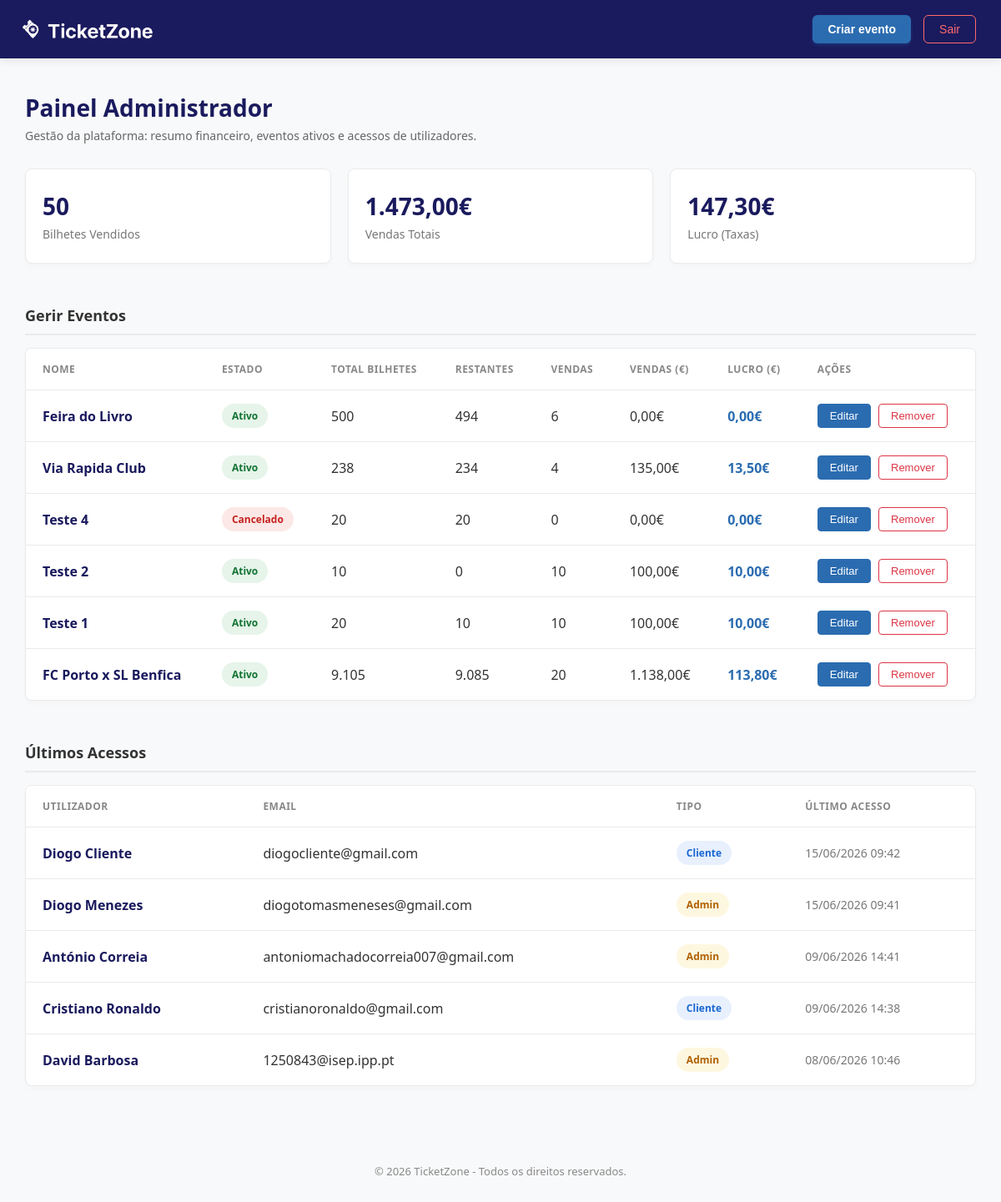
The page /admin.php (signed in) on the database as committed earlier.
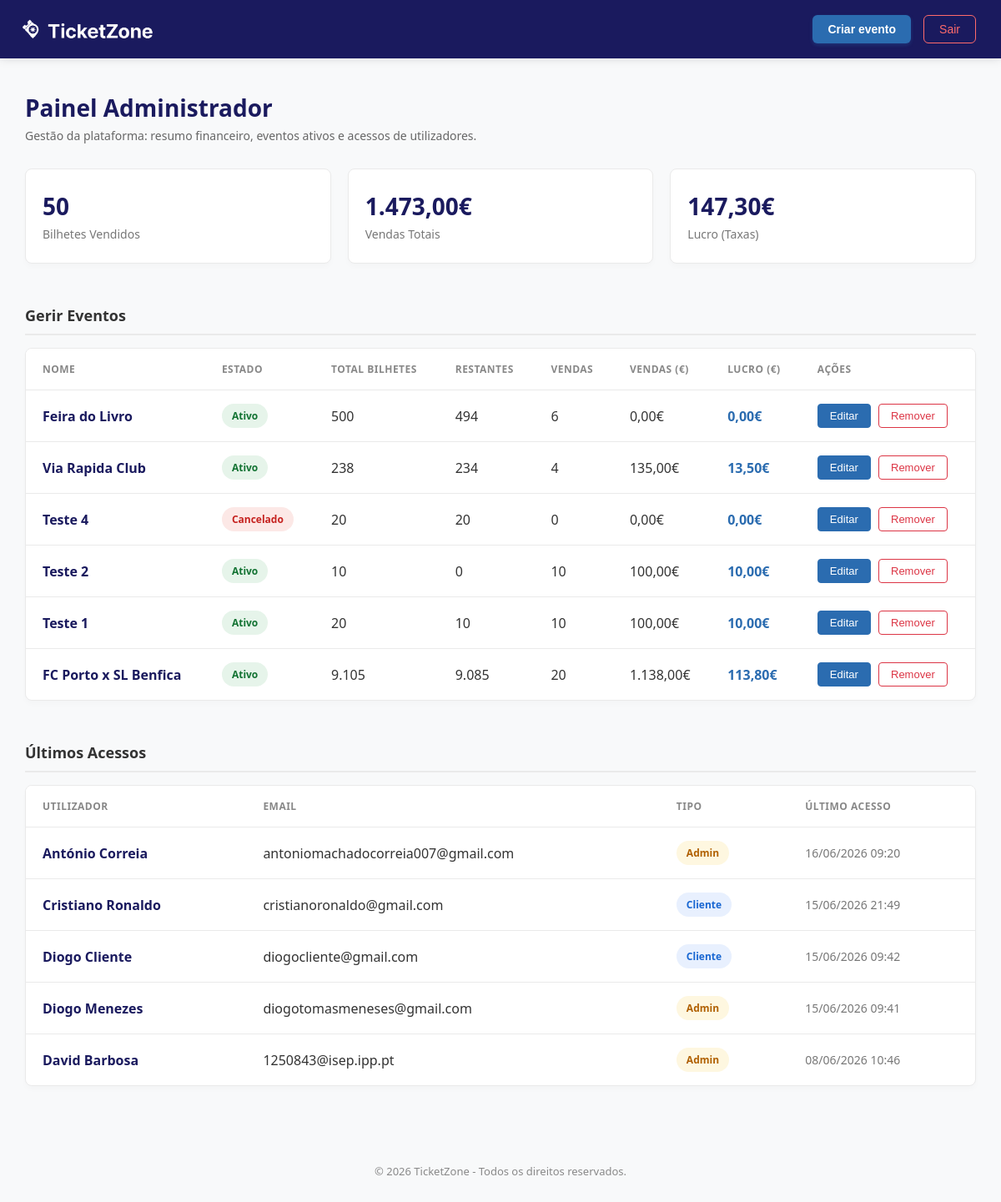
The same page on the database as committed later.
### tables this page shows
CREATE TABLE eventos (
        id INTEGER PRIMARY KEY AUTOINCREMENT,
        nome TEXT NOT NULL,
        descricao TEXT,
        data_inicio TEXT NOT NULL,
        data_fim TEXT NOT NULL,
        local TEXT NOT NULL,
        imagem TEXT,
        estado TEXT DEFAULT 'ativo' CHECK(estado IN ('ativo', 'cancelado')),
        id_categoria INTEGER,
        id_admin INTEGER,
        FOREIGN KEY (id_categoria) REFERENCES categorias(id),
        FOREIGN KEY (id_admin) REFERENCES utilizadores(id)
    );

CREATE TABLE utilizadores (
        id INTEGER PRIMARY KEY AUTOINCREMENT,
        username TEXT NOT NULL UNIQUE,
        email TEXT NOT NULL UNIQUE,
        password_hash TEXT NOT NULL,
        tipo TEXT NOT NULL CHECK(tipo IN ('cliente', 'admin')),
        data_registo TEXT DEFAULT CURRENT_TIMESTAMP,
        ultimo_acesso TEXT
    );

### scripts/carregar_eventos.php (called while the page is built, shortened)
<?php
$db = new SQLite3(__DIR__ . '/../ticketzone.db');
$query = "
    SELECT
        e.id,
        e.nome,
        e.estado,
        -- Lotação e Bilhetes Restantes
        (SELECT COALESCE(SUM(qtd_total), 0) FROM tipos_bilhete WHERE id_evento = e.id) AS lotacao_total,
        (SELECT COALESCE(SUM(qtd_disponivel), 0) FROM tipos_bilhete WHERE id_evento = e.id) AS bilhetes_restantes,
        -- Bilhetes Vendidos (Quantidade)
        (SELECT COALESCE(SUM(ic.quantidade), 0)
         FROM itens_compra ic
         JOIN tipos_bilhete tb ON tb.id = ic.id_tipo_bilhete
         JOIN compras c ON c.id = ic.id_compra
         WHERE tb.id_evento = e.id AND c.estado IN ('concluida', 'pago')
        ) AS bilhetes_vendidos,
        -- Vendas Totais (€)
        (SELECT COALESCE(SUM(ic.quantidade * ic.preco_unitario), 0)
         FROM itens_compra ic
         JOIN tipos_bilhete tb ON tb.id = ic.id_tipo_bilhete
         JOIN compras c ON c.id = ic.id_compra
         WHERE tb.id_evento = e.id AND c.estado IN ('concluida', 'pago')
        ) AS total_vendas,
        -- Lucro da Plataforma (buscado diretamente à base de dados na tabela pagamentos)
        (SELECT COALESCE(SUM(p.taxa_plataforma), 0)
         FROM pagamentos p
         JOIN compras c ON c.id = p.id_compra
         WHERE c.estado IN ('concluida', 'pago')
         AND c.id IN (
            SELECT ic.id_compra
            FROM itens_compra ic
            JOIN tipos_bilhete tb ON tb.id = ic.id_tipo_bilhete
            WHERE tb.id_evento = e.id
         )
        ) AS lucro_plataforma
    FROM eventos e
    ORDER BY e.id DESC
";
$resultado = $db->query($query);
$eventos = [];
while ($linha = $resultado->fetchArray(SQLITE3_ASSOC)) {
    $eventos[] = $linha;
}
?>

### scripts/carregar_entradas.php (called while the page is built, shortened)
<?php
$db = new SQLite3(__DIR__ . '/../ticketzone.db');
$query = "
    SELECT
        username,
        email,
        tipo,
        ultimo_acesso
    FROM utilizadores
    WHERE ultimo_acesso IS NOT NULL
    ORDER BY ultimo_acesso DESC
    LIMIT 50
";
$resultado = $db->query($query);
$entradas = [];
while ($linha = $resultado->fetchArray(SQLITE3_ASSOC)) {
    $entradas[] = $linha;
}
?>

### admin.php (the view, shortened to what this page needs)
<?php
require_once __DIR__ . '/scripts/carregar_eventos.php';
require_once __DIR__ . '/scripts/carregar_entradas.php';
$total_bilhetes_geral = 0;
$total_vendas_geral   = 0;
$total_lucro_geral    = 0;
foreach ($eventos as $evento) {
    $total_bilhetes_geral += $evento['bilhetes_vendidos'];
    $total_vendas_geral   += $evento['total_vendas'];
    $total_lucro_geral    += $evento['lucro_plataforma'];
}
?>
<!DOCTYPE html>
<html lang="pt">
<head>
    <link rel="stylesheet" href="styles/admin.css?v=<?= time() ?>" />
</head>
<body>
    <nav>
        <div class="logo-nav">
            <img src="images/logo.png" alt="Logo TicketZone" />
        </div>
        <div class="botoes-nav">
            <button class="botao botao-criar" onclick="location.href='eventos.php'">Criar evento</button>
            <button class="botao botao-sair" onclick="location.href='scripts/logout.php'">Sair</button>
        </div>
    </nav>
    <main>
        <div class="cabecalho-pagina">
            <h2>Painel Administrador</h2>
            <p>Gestão da plataforma: resumo financeiro, eventos ativos e acessos de utilizadores.</p>
        </div>
        <div class="resumo-cards">
            <div class="card">
                <div class="card-numero"><?= number_format($total_bilhetes_geral, 0, ',', '.') ?></div>
                <div class="card-titulo">Bilhetes Vendidos</div>
            </div>
            <div class="card">
                <div class="card-numero"><?= number_format($total_vendas_geral, 2, ',', '.') ?>€</div>
                <div class="card-titulo">Vendas Totais</div>
            </div>
            <div class="card">
                <div class="card-numero"><?= number_format($total_lucro_geral, 2, ',', '.') ?>€</div>
                <div class="card-titulo">Lucro (Taxas)</div>
            </div>
        </div>
        <h3 class="titulo-seccao">Gerir Eventos</h3>
        <div class="tabela-container">
            <table class="tabela-moderna">
                <thead>
                    <tr>
                        <th>Nome</th>
                        <th>Estado</th>
                        <th>Total Bilhetes</th>
                        <th>Restantes</th>
                        <th>Vendas</th>
                        <th>Vendas (€)</th>
                        <th>Lucro (€)</th>
                        <th>Ações</th>
                    </tr>
                </thead>
                <tbody>
                    <?php if (empty($eventos)): ?>
                        <tr>
                            <td colspan="8" style="text-align: center; color: #888; padding: 30px;">
                                Nenhum evento encontrado.
                            </td>
                        </tr>
                    <?php else: ?>
                        <?php foreach ($eventos as $evento): ?>
                            <tr>
                                <td class="destaque-nome"><?= htmlspecialchars($evento['nome']) ?></td>
                                <?php $classe_badge = strtolower($evento['estado']) === 'ativo' ? 'badge-ativo' : 'badge-cancelado'; ?>
                                <td>
                                    <span class="badge <?= $classe_badge ?>">
                                        <?= ucfirst(htmlspecialchars($evento['estado'])) ?>
                                    </span>
                                </td>
                                <td><?= number_format($evento['lotacao_total'], 0, ',', '.') ?></td>
                                <td><?= number_format($evento['lotacao_total'] - $evento['bilhetes_vendidos'], 0, ',', '.') ?></td>
                                <td><?= number_format($evento['bilhetes_vendidos'], 0, ',', '.') ?></td>
                                <td><?= number_format($evento['total_vendas'], 2, ',', '.') ?>€</td>
                                <td class="destaque-lucro"><?= number_format($evento['lucro_plataforma'], 2, ',', '.') ?>€</td>
                                <td>
                                    <button class="botao-editar" onclick="location.href='eventos.php?id=<?= $evento['id'] ?>'">
                                        Editar
                                    </button>
                                    <button class="botao-cancelar" onclick="location.href='scripts/cancelar_evento.php?id=<?= $evento['id'] ?>'">
                                        Remover
                                    </button>
                                </td>
                            </tr>
                        <?php endforeach; ?>
                    <?php endif; ?>
                </tbody>
            </table>
        </div>
        <h3 class="titulo-seccao">Últimos Acessos</h3>
        <div class="tabela-container">
            <table class="tabela-moderna">
                <thead>
                    <tr>
                        <th>Utilizador</th>
                        <th>Email</th>
                        <th>Tipo</th>
                        <th>Último Acesso</th>
                    </tr>
                </thead>
                <tbody>
                    <?php if (empty($entradas)): ?>
                        <tr>
                            <td colspan="4" style="text-align: center; color: #888; padding: 30px;">
                                Nenhum acesso registado.
                            </td>
                        </tr>
                    <?php else: ?>
                        <?php foreach ($entradas as $entrada): ?>
                            <tr>
                                <td class="destaque-nome"><?= htmlspecialchars($entrada['username']) ?></td>
                                <td><?= htmlspecialchars($entrada['email']) ?></td>
                                <?php $classe_tipo = strtolower($entrada['tipo']) === 'admin' ? 'badge-admin' : 'badge-cliente'; ?>
                                <td>
                                    <span class="badge <?= $classe_tipo ?>">
                                        <?= ucfirst(htmlspecialchars($entrada['tipo'])) ?>
                                    </span>
                                </td>
                                <td class="texto-secundario">
                                    <?php
                                        $timestamp = strtotime($entrada['ultimo_acesso']);
                                        echo date('d/m/Y H:i', $timestamp);
                                    ?>
                                </td>
                            </tr>
                        <?php endforeach; ?>
                    <?php endif; ?>
                </tbody>
            </table>
        </div>
    </main>
    <footer>
        <p>© 2026 TicketZone - Todos os direitos reservados.</p>
    </footer>
</body>
</html>

### styles/admin.css (style rules this page uses)
body { font-family: 'Segoe UI', Tahoma, Geneva, Verdana, sans-serif; background-color: #f8f9fa; margin: 0; padding: 0; color: #333; }
nav { background-color: #1a1a5e; padding: 0px 30px; display: flex; justify-content: space-between; align-items: center; height: 70px; box-shadow: 0 2px 10px rgba(0,0,0,0.1); }
.logo-nav { color: white; font-size: 20px; font-weight: bold; display: flex; align-items: center; }
.logo-nav img { height: 300px; margin-left: -80px; display: block; }
.botoes-nav { display: flex; gap: 15px; }
.botao { padding: 8px 18px; border-radius: 6px; font-size: 14px; font-weight: 500; cursor: pointer; transition: all 0.3s ease; display: inline-flex; align-items: center; justify-content: center; gap: 6px; }
.botao-criar { background-color: #2B6CB0; color: white; border: none; box-shadow: 0 2px 4px rgba(43, 108, 176, 0.3); font-weight: 600; }
.botao-sair { background-color: transparent; color: #ff6b6b; border: 1px solid #ff6b6b; }
main { max-width: 95%; margin: 40px auto; padding: 0 20px; }
.cabecalho-pagina { margin-bottom: 30px; }
.cabecalho-pagina h2 { margin: 0; font-size: 28px; color: #1a1a5e; }
.cabecalho-pagina p { color: #666; margin-top: 5px; font-size: 14px; }
.titulo-seccao { margin-top: 50px; margin-bottom: 15px; color: #333; font-size: 18px; border-bottom: 2px solid #eaeaea; padding-bottom: 10px; }
.resumo-cards { display: flex; gap: 20px; margin-bottom: 40px; flex-wrap: wrap; }
.card { background-color: white; border: 1px solid #eaeaea; border-radius: 8px; padding: 25px 20px; flex: 1; min-width: 250px; box-shadow: 0 4px 6px rgba(0,0,0,0.02); transition: transform 0.2s ease; }
.card-numero { font-size: 28px; font-weight: bold; color: #1a1a5e; margin-bottom: 5px; }
.card-titulo { font-size: 14px; color: #777; font-weight: 500; }
.tabela-container { background: white; border-radius: 8px; border: 1px solid #eaeaea; box-shadow: 0 4px 6px rgba(0,0,0,0.02); overflow-x: auto; }
.tabela-moderna { width: 100%; border-collapse: collapse; }
.tabela-moderna th, .tabela-moderna td { padding: 16px 20px; text-align: left; white-space: nowrap; border-bottom: 1px solid #eaeaea; }
.tabela-moderna tbody tr:last-child td { border-bottom: none; }
.tabela-moderna th { background-color: #ffffff; color: #888; font-size: 12px; font-weight: 600; text-transform: uppercase; letter-spacing: 0.5px; }
.destaque-nome { font-weight: 600; color: #1a1a5e; }
.destaque-lucro { font-weight: bold; color: #2B6CB0; }
.texto-secundario { color: #777; font-size: 14px; }
.badge { padding: 6px 12px; border-radius: 20px; font-size: 12px; font-weight: 600; display: inline-block; }
.badge-ativo { background-color: #e6f4ea; color: #137333; }
.badge-cancelado { background-color: #fce8e6; color: #c5221f; }
.badge-admin { background-color: #fef7e0; color: #b06000; }
.badge-cliente { background-color: #e8f0fe; color: #1967d2; }
.botao-editar, .botao-cancelar { padding: 6px 14px; border-radius: 4px; font-size: 13px; font-weight: 500; cursor: pointer; margin-right: 5px; transition: all 0.2s ease; }
.botao-editar { background-color: #2B6CB0; color: white; border: 1px solid #2B6CB0; }
.botao-cancelar { background-color: white; color: #dc3545; border: 1px solid #dc3545; }
footer { text-align: center; padding: 20px; font-size: 13px; color: #888; margin-top: 60px; }

Rows that differ between the two databases and show on the page:
changed utilizadores "António Correia": ultimo_acesso "09/06/2026 14:41" → "16/06/2026 09:20"; moves up the list
changed utilizadores "Cristiano Ronaldo": ultimo_acesso "09/06/2026 14:38" → "15/06/2026 21:49"; moves up the list
